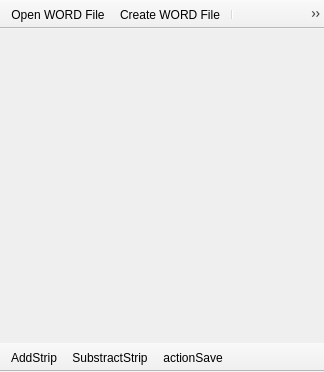
<?xml version="1.0" encoding="UTF-8"?>
<ui version="4.0">
 <class>MainWindow</class>
 <widget class="QMainWindow" name="MainWindow">
  <property name="geometry">
   <rect>
    <x>0</x>
    <y>0</y>
    <width>324</width>
    <height>372</height>
   </rect>
  </property>
  <property name="minimumSize">
   <size>
    <width>324</width>
    <height>74</height>
   </size>
  </property>
  <property name="maximumSize">
   <size>
    <width>324</width>
    <height>372</height>
   </size>
  </property>
  <property name="contextMenuPolicy">
   <enum>Qt::NoContextMenu</enum>
  </property>
  <property name="windowTitle">
   <string>WordAssisant</string>
  </property>
  <property name="windowIcon">
   <iconset resource="Sources.qrc">
    <normaloff>:/image/scanner.png</normaloff>:/image/scanner.png</iconset>
  </property>
  <property name="styleSheet">
   <string notr="true"/>
  </property>
  <widget class="StripListView" name="centralwidget">
   <property name="contextMenuPolicy">
    <enum>Qt::NoContextMenu</enum>
   </property>
  </widget>
  <widget class="QToolBar" name="toolBarTop">
   <property name="contextMenuPolicy">
    <enum>Qt::NoContextMenu</enum>
   </property>
   <property name="acceptDrops">
    <bool>true</bool>
   </property>
   <property name="windowTitle">
    <string>toolBarTop</string>
   </property>
   <property name="movable">
    <bool>false</bool>
   </property>
   <property name="allowedAreas">
    <set>Qt::TopToolBarArea</set>
   </property>
   <property name="floatable">
    <bool>false</bool>
   </property>
   <attribute name="toolBarArea">
    <enum>TopToolBarArea</enum>
   </attribute>
   <attribute name="toolBarBreak">
    <bool>false</bool>
   </attribute>
   <addaction name="actionOpenWordFile"/>
   <addaction name="actionCreateWordFile"/>
   <addaction name="separator"/>
   <addaction name="actionCaptureText"/>
   <addaction name="actionCapturePicture"/>
   <addaction name="actionPasteInWord"/>
   <addaction name="separator"/>
   <addaction name="actionSetting"/>
  </widget>
  <widget class="QToolBar" name="toolBarBottom">
   <property name="contextMenuPolicy">
    <enum>Qt::NoContextMenu</enum>
   </property>
   <property name="acceptDrops">
    <bool>true</bool>
   </property>
   <property name="windowTitle">
    <string>toolBarBottom</string>
   </property>
   <property name="movable">
    <bool>false</bool>
   </property>
   <property name="allowedAreas">
    <set>Qt::BottomToolBarArea</set>
   </property>
   <property name="floatable">
    <bool>false</bool>
   </property>
   <attribute name="toolBarArea">
    <enum>BottomToolBarArea</enum>
   </attribute>
   <attribute name="toolBarBreak">
    <bool>false</bool>
   </attribute>
   <addaction name="actionAddStrip"/>
   <addaction name="actionSubstractStrip"/>
   <addaction name="actionSave"/>
  </widget>
  <action name="actionOpenWordFile">
   <property name="icon">
    <iconset resource="Sources.qrc">
     <normaloff>:/image/open.png</normaloff>:/image/open.png</iconset>
   </property>
   <property name="text">
    <string>Open WORD File</string>
   </property>
   <property name="shortcut">
    <string>Ctrl+O</string>
   </property>
   <property name="shortcutContext">
    <enum>Qt::ApplicationShortcut</enum>
   </property>
  </action>
  <action name="actionCreateWordFile">
   <property name="icon">
    <iconset resource="Sources.qrc">
     <normaloff>:/image/new.png</normaloff>:/image/new.png</iconset>
   </property>
   <property name="text">
    <string>Create WORD File</string>
   </property>
   <property name="shortcut">
    <string>Ctrl+N</string>
   </property>
  </action>
  <action name="actionSetting">
   <property name="icon">
    <iconset resource="Sources.qrc">
     <normaloff>:/image/setting.png</normaloff>:/image/setting.png</iconset>
   </property>
   <property name="text">
    <string>Setting</string>
   </property>
   <property name="toolTip">
    <string>Setting</string>
   </property>
   <property name="shortcut">
    <string>Ctrl+F4</string>
   </property>
  </action>
  <action name="actionQuit">
   <property name="icon">
    <iconset resource="Sources.qrc">
     <normaloff>:/image/quit.png</normaloff>:/image/quit.png</iconset>
   </property>
   <property name="text">
    <string>Quit</string>
   </property>
   <property name="shortcut">
    <string>Ctrl+Shift+F4</string>
   </property>
  </action>
  <action name="actionCaptureText">
   <property name="icon">
    <iconset resource="Sources.qrc">
     <normaloff>:/image/text.png</normaloff>:/image/text.png</iconset>
   </property>
   <property name="text">
    <string>Capture Text</string>
   </property>
   <property name="shortcut">
    <string>F1</string>
   </property>
  </action>
  <action name="actionCapturePicture">
   <property name="icon">
    <iconset resource="Sources.qrc">
     <normaloff>:/image/picture.png</normaloff>:/image/picture.png</iconset>
   </property>
   <property name="text">
    <string>Capture Picture</string>
   </property>
   <property name="shortcut">
    <string>F3</string>
   </property>
  </action>
  <action name="actionPasteInWord">
   <property name="icon">
    <iconset resource="Sources.qrc">
     <normaloff>:/image/paste.png</normaloff>:/image/paste.png</iconset>
   </property>
   <property name="text">
    <string>Paste In Word</string>
   </property>
   <property name="shortcut">
    <string>F4</string>
   </property>
  </action>
  <action name="actionMainMenu">
   <property name="icon">
    <iconset resource="Sources.qrc">
     <normaloff>:/image/MainMenu.png</normaloff>:/image/MainMenu.png</iconset>
   </property>
   <property name="text">
    <string>MainMenu</string>
   </property>
   <property name="toolTip">
    <string>Main Menu</string>
   </property>
   <property name="shortcut">
    <string>Ctrl+M</string>
   </property>
  </action>
  <action name="actionAddStrip">
   <property name="icon">
    <iconset resource="Sources.qrc">
     <normaloff>:/image/add.png</normaloff>:/image/add.png</iconset>
   </property>
   <property name="text">
    <string>AddStrip</string>
   </property>
   <property name="toolTip">
    <string>Add Strip</string>
   </property>
   <property name="shortcut">
    <string>Ctrl+=</string>
   </property>
  </action>
  <action name="actionSubstractStrip">
   <property name="icon">
    <iconset resource="Sources.qrc">
     <normaloff>:/image/delete.png</normaloff>:/image/delete.png</iconset>
   </property>
   <property name="text">
    <string>SubstractStrip</string>
   </property>
   <property name="toolTip">
    <string>Substract Strip</string>
   </property>
   <property name="shortcut">
    <string>Ctrl+-</string>
   </property>
  </action>
  <action name="actionSave">
   <property name="icon">
    <iconset resource="Sources.qrc">
     <normaloff>:/image/save.png</normaloff>:/image/save.png</iconset>
   </property>
   <property name="text">
    <string>actionSave</string>
   </property>
   <property name="toolTip">
    <string>Save Strip</string>
   </property>
   <property name="shortcut">
    <string>Ctrl+S</string>
   </property>
  </action>
 </widget>
 <customwidgets>
  <customwidget>
   <class>StripListView</class>
   <extends>QWidget</extends>
   <header>striplistview.h</header>
   <container>1</container>
  </customwidget>
 </customwidgets>
 <resources>
  <include location="Sources.qrc"/>
 </resources>
 <connections>
  <connection>
   <sender>actionMainMenu</sender>
   <signal>triggered()</signal>
   <receiver>MainWindow</receiver>
   <slot>show()</slot>
   <hints>
    <hint type="sourcelabel">
     <x>-1</x>
     <y>-1</y>
    </hint>
    <hint type="destinationlabel">
     <x>153</x>
     <y>185</y>
    </hint>
   </hints>
  </connection>
 </connections>
</ui>
